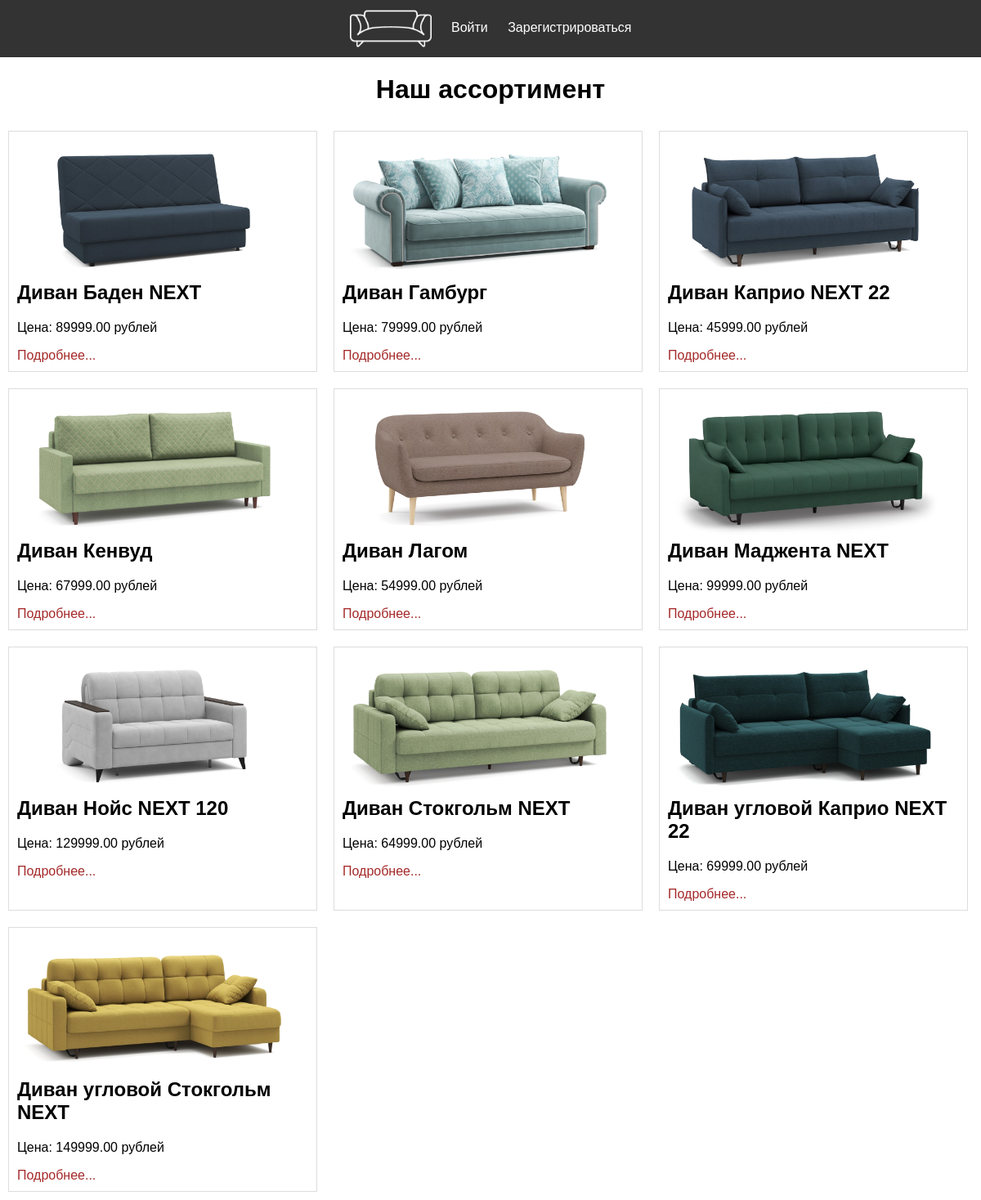
The page / on the database its author committed.
### tables this page shows
CREATE TABLE IF NOT EXISTS Products (
    id INT AUTO_INCREMENT PRIMARY KEY,
    name VARCHAR(255) NOT NULL,
    url VARCHAR(255) NOT NULL,
    price DECIMAL(10, 2) NOT NULL,
    article INT NOT NULL UNIQUE,
    info VARCHAR(1023) NOT NULL
);

### app/controllers/ProductController.php (called while the page is built, shortened)
<?php
require_once 'models/Product.php';
class ProductController {
    public function index() {
        $products = Product::all();
        require 'views/index.php';
    }
}
?>

### app/models/Product.php (called while the page is built, shortened)
<?php
class Product {
    public static function all() {
        $db = self::getDB();
        $stmt = $db->query('SELECT * FROM Products');
        return $stmt->fetchAll(PDO::FETCH_CLASS, 'Product');
    }
    private static function getDB() {
        $dsn = 'mysql:host=db;dbname=test';
        $username = 'root';
        $password = 'root';
        return new PDO($dsn, $username, $password);
    }
}
?>

### app/views/index.php (the view, shortened to what this page needs)
<?php require 'header.php'; ?>
<!DOCTYPE html>
<html lang="en">
<head>
    <link rel="stylesheet" href="style.css">
</head>
<body>
    <h1>Наш ассортимент</h1>
    <div class="products">
        <?php foreach ($products as $product): ?>
            <div class="product">
                <img src="/sofas_data/<?php echo htmlspecialchars($product->url); ?>/1.webp">
                <h2><?php echo htmlspecialchars($product->name); ?></h2>
                <p>Цена: <?php echo htmlspecialchars($product->price); ?> рублей</p>
                <a class="action-link" href="index.php?action=product&id=<?php echo htmlspecialchars($product->id); ?>">Подробнее...</a>
                </div>
        <?php endforeach; ?>
    </div>
</body>
</html>

### index.php (shortened to what this page needs)
<?php
require_once 'controllers/ProductController.php';
$action = $_GET['action'] ?? '';
switch ($action) {
    default:
        $controller = new ProductController();
        $controller->index();
        break;
}
?>

### app/views/header.php
<header>
    <a href="/">
        <img src="/sofas_data/logo.png" alt="Logo">
    </a>
    <?php if (isset($_SESSION['login'])): ?>
        <span>Вы вошли как: <?php echo $_SESSION['login']; ?></span>
        <a href="index.php?action=basket">Корзина</a>
        <a href="index.php?action=logout">Выйти</a>
    <?php else: ?>
        <a href="index.php?action=login">Войти</a>
        <a href="index.php?action=register">Зарегистрироваться</a>
    <?php endif; ?>
</header>

### style.css (style rules this page uses)
body { font-family: Arial, sans-serif; margin: 0; padding: 0; }
h1 { text-align: center; }
.action-link { text-decoration: none; color: brown; }
header { background-color: #333; color: white; padding: 10px; text-align: center; }
header a { color: white; margin: 0 10px; text-decoration: none; }
header img { height: 30px; }
header a img { height: 50px; vertical-align: middle; }
.products, .basket-items { display: flex; flex-wrap: wrap; }
.product, .basket-item { border: 1px solid #ddd; margin: 10px; padding: 10px; width: calc(33% - 40px); }
.products img, .basket-item img { width: calc(100% - 20px); }
.product h2, .basket-item h2 { margin-top: 0; }

### rows shown on the page
products: url (picture), name "Диван Баден NEXT", price "89999.00"
products: url (picture), name "Диван Гамбург", price "79999.00"
products: url (picture), name "Диван Каприо NEXT 22", price "45999.00"
products: url (picture), name "Диван Кенвуд", price "67999.00"
products: url (picture), name "Диван Лагом", price "54999.00"
products: url (picture), name "Диван Маджента NEXT", price "99999.00"
products: url (picture), name "Диван Нойс NEXT 120", price "129999.00"
products: url (picture), name "Диван Стокгольм NEXT", price "64999.00"
products: url (picture), name "Диван угловой Каприо NEXT 22", price "69999.00"
products: url (picture), name "Диван угловой Стокгольм NEXT", price "149999.00"
